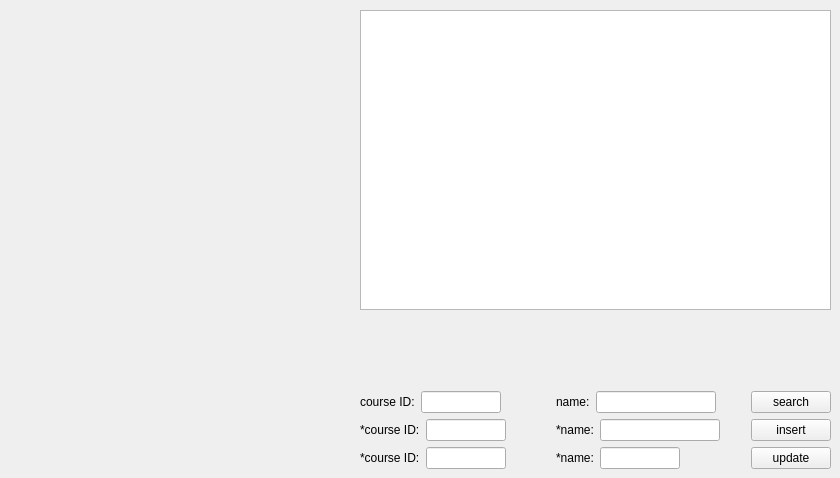
      <widget class="QWidget" name="course_page">
       <widget class="QWidget" name="layoutWidget">
        <property name="geometry">
         <rect>
          <x>360</x>
          <y>10</y>
          <width>471</width>
          <height>459</height>
         </rect>
        </property>
        <layout class="QVBoxLayout" name="verticalLayout_4">
         <item>
          <widget class="QTableWidget" name="course_table">
           <property name="minimumSize">
            <size>
             <width>0</width>
             <height>300</height>
            </size>
           </property>
          </widget>
         </item>
         <item>
          <spacer name="verticalSpacer_2">
           <property name="orientation">
            <enum>Qt::Vertical</enum>
           </property>
           <property name="sizeHint" stdset="0">
            <size>
             <width>20</width>
             <height>28</height>
            </size>
           </property>
          </spacer>
         </item>
         <item>
          <layout class="QVBoxLayout" name="verticalLayout_5">
           <item>
            <layout class="QHBoxLayout" name="horizontalLayout_5">
             <item>
              <layout class="QFormLayout" name="formLayout_19">
               <item row="0" column="0">
                <widget class="QLabel" name="label_19">
                 <property name="text">
                  <string>course ID:</string>
                 </property>
                </widget>
               </item>
               <item row="0" column="1">
                <widget class="QLineEdit" name="cno_search">
                 <property name="minimumSize">
                  <size>
                   <width>50</width>
                   <height>0</height>
                  </size>
                 </property>
                 <property name="maximumSize">
                  <size>
                   <width>80</width>
                   <height>16777215</height>
                  </size>
                 </property>
                </widget>
               </item>
              </layout>
             </item>
             <item>
              <layout class="QFormLayout" name="formLayout_22">
               <item row="0" column="0">
                <widget class="QLabel" name="label_22">
                 <property name="text">
                  <string>name:</string>
                 </property>
                </widget>
               </item>
               <item row="0" column="1">
                <widget class="QLineEdit" name="cname_search">
                 <property name="minimumSize">
                  <size>
                   <width>80</width>
                   <height>0</height>
                  </size>
                 </property>
                 <property name="maximumSize">
                  <size>
                   <width>120</width>
                   <height>16777215</height>
                  </size>
                 </property>
                </widget>
               </item>
              </layout>
             </item>
             <item>
              <widget class="QPushButton" name="btn_course_search">
               <property name="text">
                <string>search</string>
               </property>
              </widget>
             </item>
            </layout>
           </item>
           <item>
            <layout class="QHBoxLayout" name="horizontalLayout_6">
             <item>
              <layout class="QFormLayout" name="formLayout_27">
               <item row="0" column="0">
                <widget class="QLabel" name="label_27">
                 <property name="text">
                  <string>*course ID:</string>
                 </property>
                </widget>
               </item>
               <item row="0" column="1">
                <widget class="QLineEdit" name="cno_insert">
                 <property name="minimumSize">
                  <size>
                   <width>50</width>
                   <height>0</height>
                  </size>
                 </property>
                 <property name="maximumSize">
                  <size>
                   <width>80</width>
                   <height>16777215</height>
                  </size>
                 </property>
                </widget>
               </item>
              </layout>
             </item>
             <item>
              <layout class="QFormLayout" name="formLayout_28">
               <item row="0" column="0">
                <widget class="QLabel" name="label_28">
                 <property name="text">
                  <string>*name:</string>
                 </property>
                </widget>
               </item>
               <item row="0" column="1">
                <widget class="QLineEdit" name="cname_insert">
                 <property name="minimumSize">
                  <size>
                   <width>80</width>
                   <height>0</height>
                  </size>
                 </property>
                 <property name="maximumSize">
                  <size>
                   <width>120</width>
                   <height>16777215</height>
                  </size>
                 </property>
                </widget>
               </item>
              </layout>
             </item>
             <item>
              <widget class="QPushButton" name="btn_course_insert">
               <property name="text">
                <string>insert</string>
               </property>
              </widget>
             </item>
            </layout>
           </item>
           <item>
            <layout class="QHBoxLayout" name="horizontalLayout_7">
             <item>
              <layout class="QFormLayout" name="formLayout_34">
               <item row="0" column="0">
                <widget class="QLabel" name="label_34">
                 <property name="text">
                  <string>*course ID:</string>
                 </property>
                </widget>
               </item>
               <item row="0" column="1">
                <widget class="QLineEdit" name="cno_update">
                 <property name="minimumSize">
                  <size>
                   <width>50</width>
                   <height>0</height>
                  </size>
                 </property>
                 <property name="maximumSize">
                  <size>
                   <width>80</width>
                   <height>16777215</height>
                  </size>
                 </property>
                </widget>
               </item>
              </layout>
             </item>
             <item>
              <layout class="QFormLayout" name="formLayout_35">
               <item row="0" column="0">
                <widget class="QLabel" name="label_35">
                 <property name="text">
                  <string>*name:</string>
                 </property>
                </widget>
               </item>
               <item row="0" column="1">
                <widget class="QLineEdit" name="cname_update">
                 <property name="minimumSize">
                  <size>
                   <width>50</width>
                   <height>0</height>
                  </size>
                 </property>
                 <property name="maximumSize">
                  <size>
                   <width>80</width>
                   <height>16777215</height>
                  </size>
                 </property>
                </widget>
               </item>
              </layout>
             </item>
             <item>
              <widget class="QPushButton" name="btn_course_update">
               <property name="text">
                <string>update</string>
               </property>
              </widget>
             </item>
            </layout>
           </item>
          </layout>
         </item>
        </layout>
       </widget>
      </widget>
